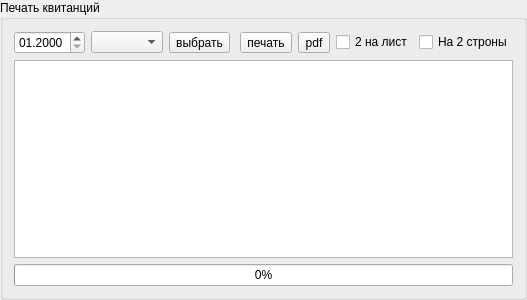
<?xml version="1.0" encoding="UTF-8"?>
<ui version="4.0">
 <class>PringKvitok</class>
 <widget class="QGroupBox" name="PringKvitok">
  <property name="geometry">
   <rect>
    <x>0</x>
    <y>0</y>
    <width>527</width>
    <height>300</height>
   </rect>
  </property>
  <property name="windowTitle">
   <string>GroupBox</string>
  </property>
  <property name="title">
   <string>Печать квитанций</string>
  </property>
  <layout class="QVBoxLayout" name="verticalLayout">
   <item>
    <layout class="QHBoxLayout" name="horizontalLayout">
     <item>
      <widget class="QDateEdit" name="dateEdit">
       <property name="displayFormat">
        <string>MM.yyyy</string>
       </property>
      </widget>
     </item>
     <item>
      <widget class="QComboBox" name="comboBox_groups"/>
     </item>
     <item>
      <widget class="QToolButton" name="toolButton_select">
       <property name="text">
        <string>выбрать</string>
       </property>
      </widget>
     </item>
     <item>
      <spacer name="horizontalSpacer">
       <property name="orientation">
        <enum>Qt::Horizontal</enum>
       </property>
       <property name="sizeHint" stdset="0">
        <size>
         <width>40</width>
         <height>20</height>
        </size>
       </property>
      </spacer>
     </item>
     <item>
      <widget class="QToolButton" name="toolButton_print">
       <property name="text">
        <string>печать</string>
       </property>
      </widget>
     </item>
     <item>
      <widget class="QToolButton" name="toolButton_pdf">
       <property name="text">
        <string>pdf</string>
       </property>
      </widget>
     </item>
     <item>
      <widget class="QCheckBox" name="checkBox_twokv">
       <property name="text">
        <string>2 на лист</string>
       </property>
      </widget>
     </item>
     <item>
      <widget class="QCheckBox" name="checkBox_duplex">
       <property name="toolTip">
        <string>&lt;html&gt;&lt;head/&gt;&lt;body&gt;&lt;p&gt;Если ваш принтер поддерживает печать на 2 стороны&lt;/p&gt;&lt;/body&gt;&lt;/html&gt;</string>
       </property>
       <property name="text">
        <string>На 2 строны</string>
       </property>
      </widget>
     </item>
    </layout>
   </item>
   <item>
    <widget class="QTableWidget" name="tW"/>
   </item>
   <item>
    <widget class="QProgressBar" name="progressBar">
     <property name="value">
      <number>0</number>
     </property>
     <property name="textVisible">
      <bool>true</bool>
     </property>
    </widget>
   </item>
  </layout>
 </widget>
 <resources/>
 <connections/>
</ui>
